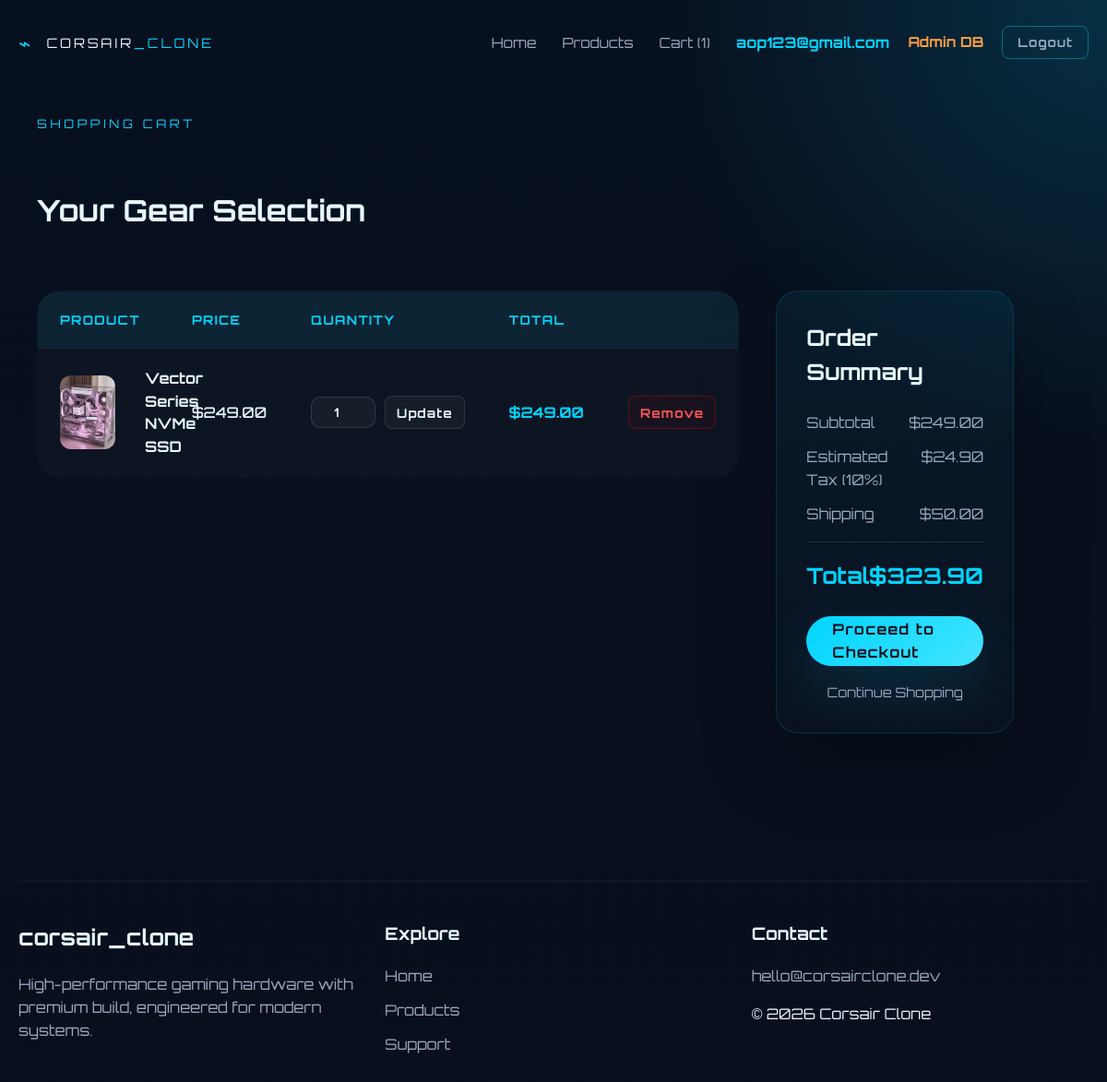
The app's page /cart/ (signed in) with its own data.
### store/models.py (models this page shows, shortened)
class CartItem(models.Model):
    cart = models.ForeignKey(Cart, related_name="items", on_delete=models.CASCADE)
    product = models.ForeignKey(Product, on_delete=models.CASCADE)
    quantity = models.PositiveIntegerField(default=1)
    def total_price(self):
        return self.product.price * self.quantity

class Product(models.Model):
    name = models.CharField(max_length=255)
    slug = models.SlugField(max_length=255, unique=True)
    category = models.ForeignKey(Category, on_delete=models.SET_NULL, null=True, blank=True)
    description = models.TextField(blank=True)
    image = models.ImageField(upload_to="products/", blank=True, null=True)
    price = models.DecimalField(max_digits=10, decimal_places=2)
    stock_quantity = models.PositiveIntegerField(default=0)
    created_at = models.DateTimeField(auto_now_add=True)
    updated_at = models.DateTimeField(auto_now=True)
    class Meta:
        ordering = ["-created_at"]
        verbose_name = "Product"
        verbose_name_plural = "Products"

### store/views.py (the view)
# urls.py: path("cart/", views.cart_view, name="cart"),
def cart_view(request):
    cart = _get_or_create_cart(request)
    items = cart.items.select_related("product").all()
    subtotal = sum(item.total_price() for item in items)
    tax = subtotal * Decimal("0.1")
    shipping = 0 if subtotal > 500 else 50
    grand_total = subtotal + tax + shipping
    return render(request, "store/cart.html", {
        "cart": cart,
        "items": items,
        "subtotal": subtotal,
        "tax": tax,
        "shipping": shipping,
        "grand_total": grand_total,
        "media_url": settings.MEDIA_URL,
    })

### store/context_processors.py (called while the page is built)
def cart_count(request):
    count = 0
    try:
        if request.user.is_authenticated:
            cart = Cart.objects.filter(user=request.user).order_by("-created_at").first()
            if cart:
                count = sum(item.quantity for item in cart.items.all())
        else:
            session_key = request.session.session_key
            if session_key:
                cart = Cart.objects.filter(session_key=session_key).order_by("-created_at").first()
                if cart:
                    count = sum(item.quantity for item in cart.items.all())
    except Exception:
        count = 0
    return {"cart_item_count": count}

### store/views.py (called while the page is built)
def _get_or_create_cart(request):
    if request.user.is_authenticated:
        cart, _ = Cart.objects.get_or_create(user=request.user)
        return cart
    if not request.session.session_key:
        request.session.create()
    session_key = request.session.session_key
    cart, _ = Cart.objects.get_or_create(session_key=session_key)
    return cart

### templates/store/cart.html (shortened to what this page needs)
{% extends 'store/base.html' %}
{% block content %}
<div class="container">
  <div class="section-header" style="margin-bottom: 40px;">
    <span class="eyebrow">Shopping Cart</span>
    <h1>Your Gear Selection</h1>
  </div>
  {% if items %}
    <div style="display: grid; grid-template-columns: 1.3fr 0.7fr; gap: 40px;">
      <div>
        <table class="cart-table">
          <thead>
            <tr>
              <th>Product</th>
              <th>Price</th>
              <th>Quantity</th>
              <th>Total</th>
              <th></th>
            </tr>
          </thead>
          <tbody>
            {% for item in items %}
              <tr>
                <td>
                  <div style="display: flex; align-items: center; gap: 16px;">
                    <img src="{{ media_url }}{{ item.product.image }}" alt="{{ item.product.name }}" style="width:80px; height:80px; border-radius: 12px; object-fit: cover;">
                    <a href="{% url 'store:product_detail' item.product.slug %}" style="font-weight: 700;">{{ item.product.name }}</a>
                  </div>
                </td>
                <td style="font-weight: 500;">${{ item.product.price }}</td>
                <td>
                  <form action="{% url 'store:update_cart_item' item.id %}" method="post" style="display: flex; align-items: center; gap: 10px; margin: 0;">
                    <input type="number" name="quantity" value="{{ item.quantity }}" min="0">
                    <button class="btn btn-secondary" type="submit" style="min-height: 36px; padding: 0 12px; font-size: 0.85rem; border-radius: 8px;">Update</button>
                  </form>
                </td>
                <td style="font-weight: 700; color: var(--accent);">${{ item.total_price }}</td>
                <td>
                  <a class="btn btn-secondary" href="{% url 'store:remove_from_cart' item.id %}" style="min-height: 36px; padding: 0 12px; font-size: 0.85rem; border-radius: 8px; border-color: rgba(255,0,0,0.3); color: #ff5555; background: rgba(255,0,0,0.05);">Remove</a>
                </td>
              </tr>
            {% endfor %}
          </tbody>
        </table>
      </div>
      <div>
        <div class="cart-summary">
          <h2 style="margin-top: 0; margin-bottom: 24px; font-size: 1.5rem;">Order Summary</h2>
          <p><span>Subtotal</span> <span>${{ subtotal|floatformat:2 }}</span></p>
          <p><span>Estimated Tax (10%)</span> <span>${{ tax|floatformat:2 }}</span></p>
          <p><span>Shipping</span> <span>{% if shipping == 0 %}Free{% else %}${{ shipping|floatformat:2 }}{% endif %}</span></p>
          <h3><span>Total</span> <span>${{ grand_total|floatformat:2 }}</span></h3>
          <a class="btn btn-primary" href="{% url 'store:checkout' %}" style="display: flex; width: 100%; margin-top: 24px;">Proceed to Checkout</a>
          <div style="text-align: center; margin-top: 16px;">
            <a href="{% url 'store:product_list' %}" style="color: var(--muted); font-size: 0.9rem;">Continue Shopping</a>
          </div>
        </div>
      </div>
    </div>
  {% endif %}
</div>
{% endblock %}

### templates/store/base.html (shortened to what this page needs)
{% load static %}
<!DOCTYPE html>
<html lang="en">
<head>
    <link rel="stylesheet" href="{% static 'css/style.css' %}">
</head>
<body>
    <header class="site-header">
        <div class="brand-container">
            <a href="{% url 'store:home' %}" class="brand-logo">
                <span class="brand-mark">⌁</span>
                <span>corsair<span class="brand-accent">_clone</span></span>
            </a>
        </div>
        <nav class="primary-nav">
            <ul>
                <li><a href="{% url 'store:home' %}">Home</a></li>
                <li><a href="{% url 'store:product_list' %}">Products</a></li>
                <li><a href="{% url 'store:cart' %}">Cart (<span id="cart-count">{{ cart_item_count|default:0 }}</span>)</a></li>
                {% if user.is_authenticated %}
                    <li class="nav-user-menu">
                        <span style="color: var(--accent); font-weight: 700; margin-right: 8px;">{{ user.email }}</span>
                        {% if user.is_staff or user.is_superuser %}
                            <a href="/admin/" style="color: #ff9f43; margin-right: 8px; font-weight: 700;" target="_blank">Admin DB</a>
                        {% endif %}
                        <a href="{% url 'store:logout' %}" class="btn btn-outline" style="min-height: 36px; padding: 0 16px; font-size: 0.85rem; border-radius: 8px; display: inline-flex;">Logout</a>
                    </li>
                {% else %}
                    <li><a href="{% url 'store:login_choice' %}" class="btn btn-outline" style="min-height: 36px; padding: 0 16px; font-size: 0.85rem; border-radius: 8px; display: inline-flex;">Login</a></li>
                {% endif %}
            </ul>
        </nav>
    </header>
    <main class="site-main">
        {% block content %}{% endblock %}
    </main>
    <footer class="site-footer">
        <div class="footer-grid">
            <div class="footer-brand">
                <h2>corsair_clone</h2>
                <p>High-performance gaming hardware with premium build, engineered for modern systems.</p>
            </div>
            <div>
                <h3>Explore</h3>
                <ul>
                    <li><a href="{% url 'store:home' %}">Home</a></li>
                    <li><a href="{% url 'store:product_list' %}">Products</a></li>
                    <li><a href="#">Support</a></li>
                </ul>
            </div>
            <div>
                <h3>Contact</h3>
                <p><a href="mailto:hello@corsairclone.dev">hello@corsairclone.dev</a></p>
                <p>© 2026 Corsair Clone</p>
            </div>
        </div>
    </footer>
</body>
</html>

### records on screen
CartItem: product.image (picture), product.name "Vector Series NVMe SSD", product.price "249.00", quantity "1", total_price "249.00"

### other values on screen
{{ cart_item_count|default:0 }} "1"
{{ user.email }} "aop123@gmail.com"
{{ subtotal|floatformat:2 }} "249.00"
{{ tax|floatformat:2 }} "24.90"
{{ shipping|floatformat:2 }} "50.00"
{{ grand_total|floatformat:2 }} "323.90"
